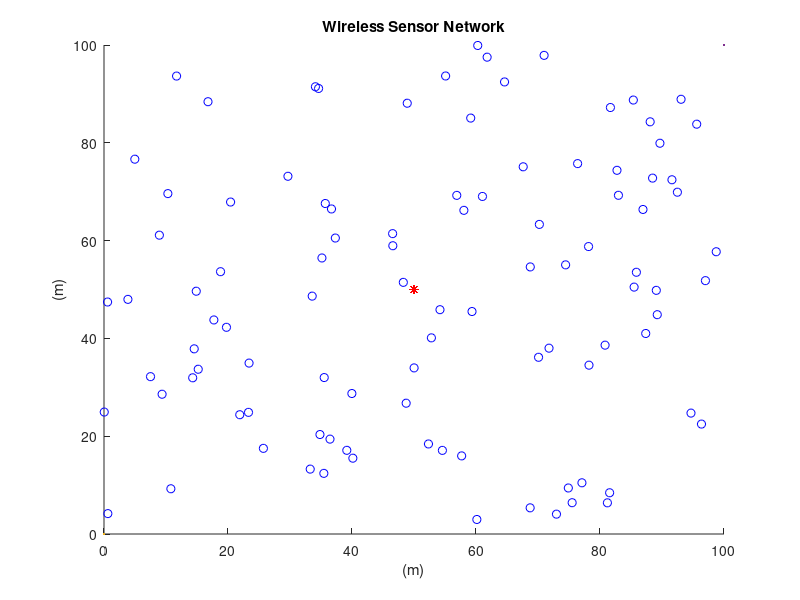
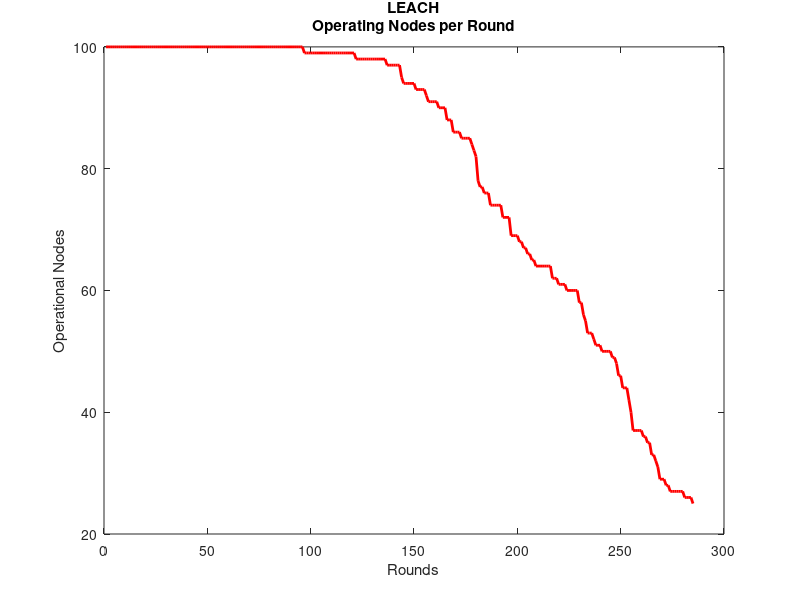
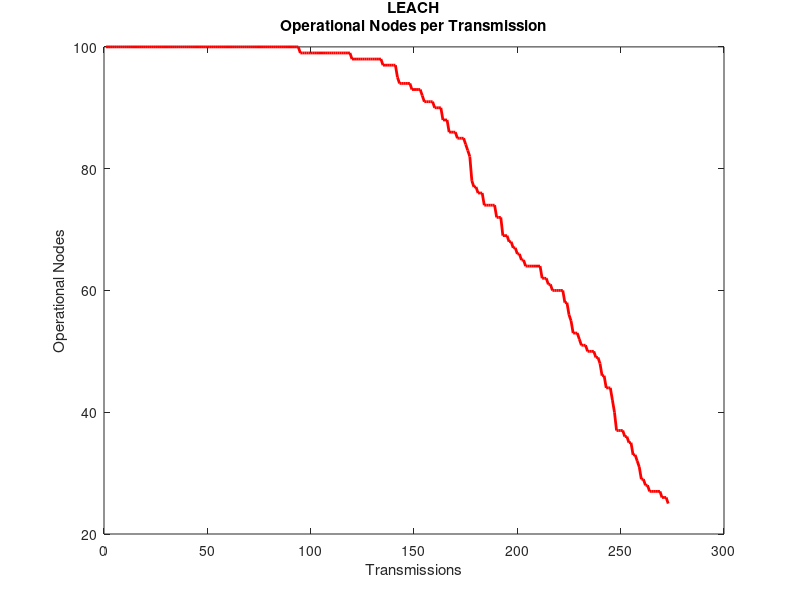
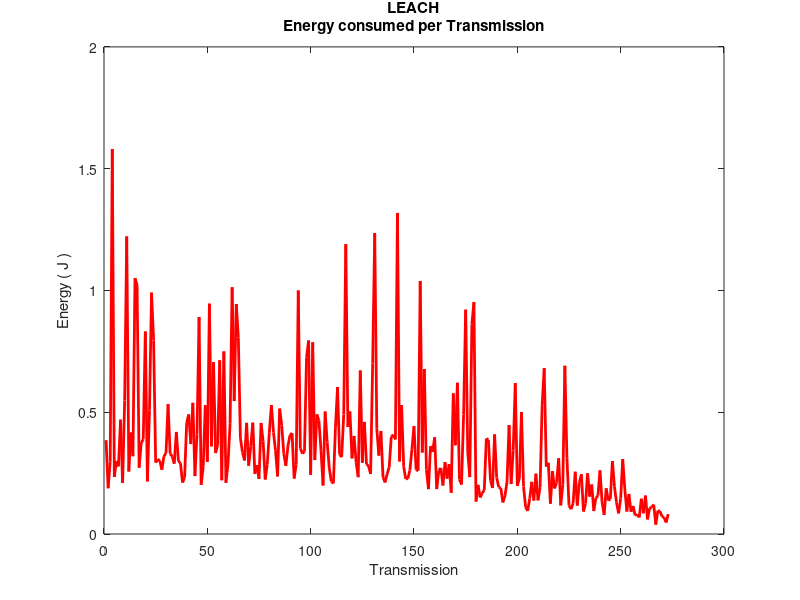

Source code (MATLAB) for these figures, in order:
close all;
clear;
clc;

% Field Dimensions %
x_size=100;
y_size=100;
% Number of Nodes %
nodes=100;
% Number of Dead Nodes %
dead_nodes=0;
% Coordinates of the Sink %
sink_x=50;
sink_y=50;

% Initial Energy of a Node (in Joules) % 
Eo = 1;
% Energy required to run node (both for transmitter and receiver) %
Eelec=50*10^(-9); % units in Joules/bit
ETx=50*10^(-9); % units in Joules/bit
ERx=50*10^(-9); % units in Joules/bit

% Transmit Amplifier Energy %
Eamp=10*10^(-10); % units in Joules*m^2/bit (amount of energy spent by the amplifier to transmit the bits)
% Data Aggregation Energy %
Eda=5*10^(-9); % units in Joules/bit (amount of energy spent by the cluster head to aggregate data)

% Size of data package %
size=4000; % units in bits

% Suggested percentage of cluster head %
probablity=0.05; % a 5% of the total nodes can form cluster head 
% Round %
round=0;
% Operating Nodes %
operating_nodes=nodes;
transmissions=0;

%%% Initializing of the Wireless Sensor Network %%%
for i=1:nodes
    
    SN(i).id=i;	% sensor node unique id
    SN(i).x=rand(1,1)*x_size;	% X-axis coordinates of sensor node
    SN(i).y=rand(1,1)*y_size;	% Y-axis coordinates of sensor node
    SN(i).E=Eo;     % sensor node energy (initially Eo)
    SN(i).role=0;   % Role of the node. '0' means node acts as normal, '1' means node acts as cluster head(initially all nodes are normal)
    SN(i).cluster=0; % Cluster which a node belongs to
    SN(i).condition=1;	% Condition of the node. '1' means node is operating node, '0' means is dead node
    SN(i).roundElection=0;  % Rounds left for node to become able to participate in cluster head election
    SN(i).distanceToClusterHead=0;	% Nodes distance from the cluster head of the cluster in which he belongs
    SN(i).distanceToSink=0;    % Nodes distance from the sink
    SN(i).clusterHeadId=0;   % node id of the cluster head which the node belongs to

    
    hold on;
    figure(1)
    plot(0,0,x_size,y_size,SN(i).x,SN(i).y,'ob',sink_x,sink_y,'*r');
    title 'Wireless Sensor Network';
    xlabel '(m)';
    ylabel '(m)';
    
end

%%% Set-Up Phase %%% 
while operating_nodes > 25
        
    % Displays round %     
    round     
    
    % Re-election value %
    reElection=mod(round,1/probablity);

	% Threshold value %
	threshold=(probablity/(1-probablity*reElection)); 
 
	% Reseting amount Of cluster heads in the network on the previous Round %
	clusterHeads=0;
    
    % Reseting amount Of energy consumed in the network on the previous Round %
    energy=0;
 
        
        
% Cluster Heads Election %  
    for i=1:nodes
        SN(i).cluster=0; % Reseting cluster in which the node belongs to
        SN(i).role=0; % Reseting node role
        SN(i).clusterHeadId=0; % Reseting cluster head id
        % As the node is participating
        if SN(i).roundElection>0
            SN(i).roundElection=SN(i).roundElection-1;
        end

        if (SN(i).E>0) && (SN(i).roundElection==0)
            generate = rand;	
            if generate < threshold
                SN(i).role=1; % Assigns the node role of cluster head
                SN(i).roundElection=1/probablity-reElection; % Rounds for which the node will be unable to become a cluter head
                SN(i).distanceToSink=sqrt((sink_x-SN(i).x)^2 + (sink_y-SN(i).y)^2); % Distance between the sink and the cluster head
                clusterHeads=clusterHeads+1;	% Number of cluster heads that have been elected 
                SN(i).cluster=clusterHeads; % Cluster of which the node got elected to be cluster head
                CL(clusterHeads).x=SN(i).x; % X-axis coordinates of elected cluster head
                CL(clusterHeads).y=SN(i).y; % Y-axis coordinates of elected cluster head
                CL(clusterHeads).id=i; % Assigns the node id of the newly elected cluster head
            end
        end
    end
        
	% Fixing size %
	CL=CL(1:clusterHeads);
  
    
    
    
% Grouping the Nodes into Clusters & Calulating the distance between Node and Cluster Head %
    for i=1:nodes
        if  (SN(i).role==0) && (SN(i).E>0) && (clusterHeads>0) % Node is normal
            for j=1:clusterHeads
                distance(j)=sqrt((CL(j).x-SN(i).x)^2 + (CL(j).y-SN(i).y)^2);
                % Distance between the sensor node and cluster head
            end
            % Fixing size %
            distance=distance(1:clusterHeads); 
            col = find(distance == min(distance)); % Cluster having min distance
            SN(i).cluster=col; % Assigns node to the cluster
            SN(i).distanceToClusterHead= distance(col); % Assigns distance of node to cluster head
            SN(i).clusterHeadId=CL(col).id;
        end
    end
       
        
       
%%% Steady-State Phase %%%
% Energy Dissipation for Normal nodes %
    for i=1:nodes
        if (SN(i).condition==1) && (SN(i).role==0) && (clusterHeads>0)
            clusterHeadId = SN(i).clusterHeadId;
            % Dissipation for normal nodes during transmission
            if SN(i).E>0
                ETx= ( Eelec + Eamp * SN(i).distanceToClusterHead^2 ) *size;
                energy = energy + ETx;
                SN(i).E = SN(i).E - ETx;

                if SN(i).E<=0       % Nodes energy depletes with transmission
                    SN(i).condition=0;
                    SN(i).clusterHeadId=0;
                    dead_nodes=dead_nodes + 1;
                    operating_nodes = operating_nodes - 1;
                end
            end
                
            % Dissipation for cluster head during reception
            if SN(clusterHeadId).condition==1 && SN(clusterHeadId).role==1
                if  SN(clusterHeadId).E>0 
                    ERx = ( Eelec + Eda ) * size;
                    energy = energy + ERx;
                    SN(clusterHeadId).E=SN(clusterHeadId).E - ERx;
                    if SN(clusterHeadId).E<=0  % Cluster heads energy depletes with reception
                        SN(clusterHeadId).condition=0;
                        dead_nodes=dead_nodes + 1;
                        operating_nodes= operating_nodes - 1;
                    end
                end
            end
        end
    end            
    
    
    
% Energy Dissipation for cluster head nodes %
   
    for i=1:nodes
        if (SN(i).condition==1)  && (SN(i).role==1)
            if SN(i).E > 0
                ETx= (Eelec + Eda + Eamp * SN(i).distanceToSink^2 )*size;
                energy = energy + ETx;
                SN(i).E=SN(i).E - ETx;
                if  SN(i).E<=0     % if cluster heads energy depletes with transmission
                    SN(i).condition=0;
                    dead_nodes=dead_nodes +1;
                    operating_nodes = operating_nodes - 1;
                end
            end
        end
    end

    % Cluster Heads of this round %
    % clusterHeads;
   
    % Transmissions occurs if any cluster head remain alive 
    clusterHeads
    if clusterHeads~=0
        transmissions=transmissions+1;
    end
 
    % Next Round %
    round= round +1;
    
    operatingNodesPerTransmission(transmissions) = operating_nodes;
    operatingNodesPerRound(round) = operating_nodes;
    

    if energy > 0
        energyPerTransmission(transmissions)=energy;
    end
    
end
    

% Plotting Simulation Results "Operating Nodes per Round" %
figure(2)
plot(1:round,operatingNodesPerRound(1:round),'-r','Linewidth',2);
title ({'LEACH'; 'Operating Nodes per Round';})
xlabel 'Rounds';
ylabel 'Operational Nodes';
hold on;

% Plotting Simulation Results  %
figure(3)
plot(1:transmissions,operatingNodesPerTransmission(1:transmissions),'-r','Linewidth',2);
title ({'LEACH'; 'Operational Nodes per Transmission';})
xlabel 'Transmissions';
ylabel 'Operational Nodes';
hold on;

% Plotting Simulation Results  %
figure(4)
plot(1:transmissions,energyPerTransmission(1:transmissions),'-r','Linewidth',2);
title ({'LEACH'; 'Energy consumed per Transmission';})
xlabel 'Transmission';
ylabel 'Energy ( J )';
hold on;  